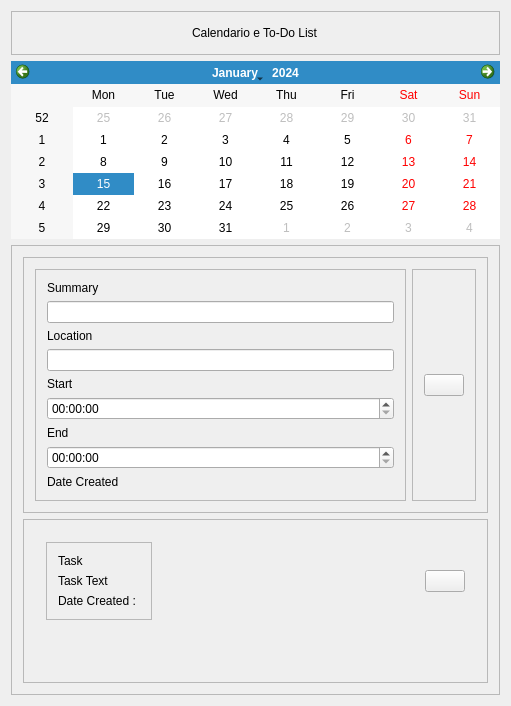
<?xml version="1.0" encoding="UTF-8"?>
<ui version="4.0">
 <class>ToDoAppsClass</class>
 <widget class="QWidget" name="ToDoAppsClass">
  <property name="geometry">
   <rect>
    <x>0</x>
    <y>0</y>
    <width>511</width>
    <height>706</height>
   </rect>
  </property>
  <property name="windowTitle">
   <string>ToDoApps</string>
  </property>
  <layout class="QVBoxLayout" name="verticalLayout">
   <item>
    <widget class="QFrame" name="TitleBarFrame">
     <property name="frameShape">
      <enum>QFrame::StyledPanel</enum>
     </property>
     <property name="frameShadow">
      <enum>QFrame::Raised</enum>
     </property>
     <layout class="QHBoxLayout" name="horizontalLayout">
      <item>
       <spacer name="horizontalSpacer">
        <property name="orientation">
         <enum>Qt::Horizontal</enum>
        </property>
        <property name="sizeHint" stdset="0">
         <size>
          <width>202</width>
          <height>20</height>
         </size>
        </property>
       </spacer>
      </item>
      <item>
       <widget class="QLabel" name="TitleText">
        <property name="text">
         <string>Calendario e To-Do List</string>
        </property>
       </widget>
      </item>
      <item>
       <spacer name="horizontalSpacer_2">
        <property name="orientation">
         <enum>Qt::Horizontal</enum>
        </property>
        <property name="sizeHint" stdset="0">
         <size>
          <width>201</width>
          <height>20</height>
         </size>
        </property>
       </spacer>
      </item>
     </layout>
    </widget>
   </item>
   <item>
    <widget class="QCalendarWidget" name="calendarWidget"/>
   </item>
   <item>
    <widget class="QFrame" name="ContentFrame">
     <property name="frameShape">
      <enum>QFrame::StyledPanel</enum>
     </property>
     <property name="frameShadow">
      <enum>QFrame::Raised</enum>
     </property>
     <layout class="QVBoxLayout" name="verticalLayout_2">
      <item>
       <widget class="QFrame" name="AddToDoList">
        <property name="frameShape">
         <enum>QFrame::StyledPanel</enum>
        </property>
        <property name="frameShadow">
         <enum>QFrame::Raised</enum>
        </property>
        <layout class="QHBoxLayout" name="horizontalLayout_2">
         <item>
          <widget class="QFrame" name="AddLeft">
           <property name="frameShape">
            <enum>QFrame::StyledPanel</enum>
           </property>
           <property name="frameShadow">
            <enum>QFrame::Raised</enum>
           </property>
           <layout class="QVBoxLayout" name="verticalLayout_3">
            <item>
             <widget class="QLabel" name="NewTaskText">
              <property name="text">
               <string>Summary</string>
              </property>
             </widget>
            </item>
            <item>
             <widget class="QLineEdit" name="NewTaskLineEdit"/>
            </item>
            <item>
             <widget class="QLabel" name="LocationText">
              <property name="text">
               <string>&lt;html&gt;&lt;head/&gt;&lt;body&gt;&lt;p&gt;Location&lt;/p&gt;&lt;/body&gt;&lt;/html&gt;</string>
              </property>
             </widget>
            </item>
            <item>
             <widget class="QLineEdit" name="NewTaskLocationEdit"/>
            </item>
            <item>
             <widget class="QLabel" name="startText">
              <property name="text">
               <string>Start</string>
              </property>
             </widget>
            </item>
            <item>
             <widget class="QTimeEdit" name="startTimeEdit"/>
            </item>
            <item>
             <widget class="QLabel" name="endText">
              <property name="text">
               <string>End</string>
              </property>
             </widget>
            </item>
            <item>
             <widget class="QTimeEdit" name="endTimeEdit"/>
            </item>
            <item>
             <widget class="QLabel" name="NewDateText">
              <property name="text">
               <string>Date Created</string>
              </property>
             </widget>
            </item>
           </layout>
          </widget>
         </item>
         <item>
          <widget class="QFrame" name="AddRight">
           <property name="frameShape">
            <enum>QFrame::StyledPanel</enum>
           </property>
           <property name="frameShadow">
            <enum>QFrame::Raised</enum>
           </property>
           <layout class="QVBoxLayout" name="verticalLayout_4">
            <item>
             <widget class="QPushButton" name="AddNewBtn">
              <property name="text">
               <string/>
              </property>
             </widget>
            </item>
           </layout>
          </widget>
         </item>
        </layout>
       </widget>
      </item>
      <item>
       <widget class="QScrollArea" name="AllNewTasks">
        <property name="widgetResizable">
         <bool>true</bool>
        </property>
        <property name="alignment">
         <set>Qt::AlignLeading|Qt::AlignLeft|Qt::AlignTop</set>
        </property>
        <widget class="QWidget" name="AllNewTasksContents">
         <property name="geometry">
          <rect>
           <x>0</x>
           <y>0</y>
           <width>442</width>
           <height>137</height>
          </rect>
         </property>
         <layout class="QVBoxLayout" name="verticalLayout_8">
          <item>
           <widget class="QFrame" name="NewTask">
            <property name="sizePolicy">
             <sizepolicy hsizetype="Preferred" vsizetype="Maximum">
              <horstretch>0</horstretch>
              <verstretch>0</verstretch>
             </sizepolicy>
            </property>
            <layout class="QHBoxLayout" name="horizontalLayout_4">
             <item>
              <widget class="QFrame" name="TaskDetails">
               <property name="frameShape">
                <enum>QFrame::StyledPanel</enum>
               </property>
               <property name="frameShadow">
                <enum>QFrame::Raised</enum>
               </property>
               <layout class="QVBoxLayout" name="verticalLayout_6">
                <item>
                 <widget class="QLabel" name="TaskTitle">
                  <property name="text">
                   <string>Task</string>
                  </property>
                 </widget>
                </item>
                <item>
                 <widget class="QLabel" name="TaskName">
                  <property name="text">
                   <string>Task Text</string>
                  </property>
                 </widget>
                </item>
                <item>
                 <widget class="QLabel" name="TaskDate">
                  <property name="text">
                   <string>Date Created : </string>
                  </property>
                 </widget>
                </item>
               </layout>
              </widget>
             </item>
             <item>
              <spacer name="horizontalSpacer_3">
               <property name="orientation">
                <enum>Qt::Horizontal</enum>
               </property>
               <property name="sizeHint" stdset="0">
                <size>
                 <width>40</width>
                 <height>20</height>
                </size>
               </property>
              </spacer>
             </item>
             <item>
              <widget class="QPushButton" name="DeleteTask">
               <property name="text">
                <string/>
               </property>
              </widget>
             </item>
            </layout>
           </widget>
          </item>
          <item>
           <spacer name="verticalSpacer">
            <property name="orientation">
             <enum>Qt::Vertical</enum>
            </property>
            <property name="sizeHint" stdset="0">
             <size>
              <width>20</width>
              <height>40</height>
             </size>
            </property>
           </spacer>
          </item>
         </layout>
        </widget>
       </widget>
      </item>
     </layout>
    </widget>
   </item>
  </layout>
 </widget>
 <layoutdefault spacing="6" margin="11"/>
 <resources/>
 <connections/>
</ui>
